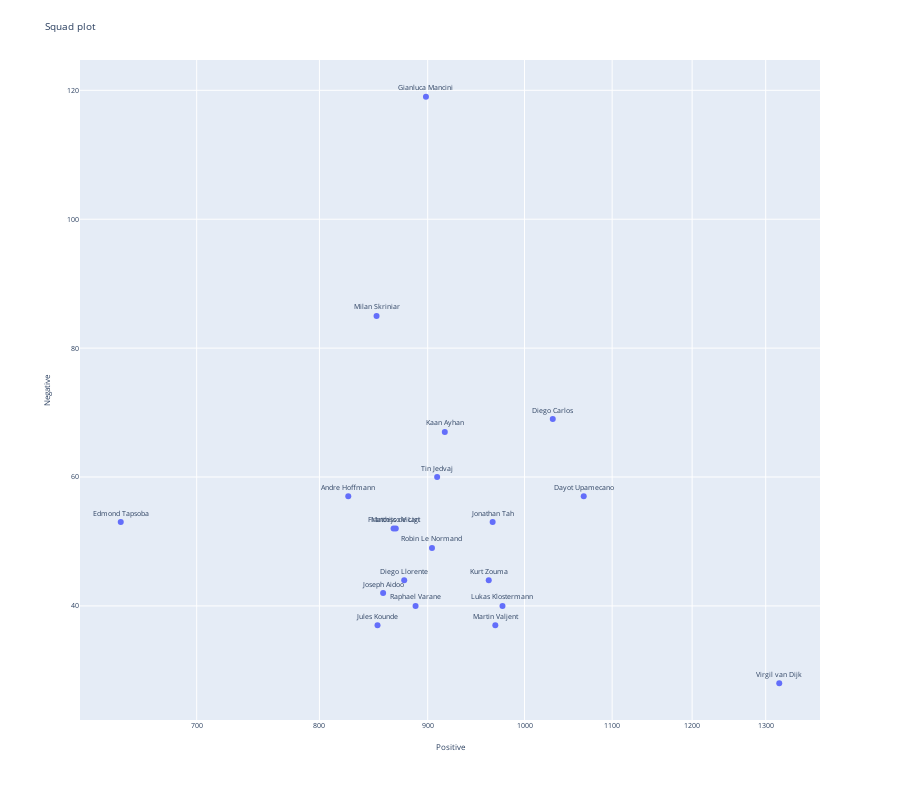

Write notebook code for a chart like this one.
### Code cell
fig = px.scatter(top, x="Positive", y="Negative", text="Player", log_x=True, size_max=60)

fig.update_traces(textposition='top center')

fig.update_layout(
    height=800,
    font=dict(size=7),
    title_text='Squad plot'
)
fig.show()

### Figure 1 — Plotly figure (JSON) as saved in the notebook; plotly's stock layout.template omitted (floating-point values rounded to 4 significant figures)
{"data": [{"hovertemplate": "Positive=%{x}<br>Negative=%{y}<br>Player=%{text}<extra></extra>", "legendgroup": "", "marker": {"color": "#636efa", "symbol": "circle"}, "mode": "markers+text", "name": "", "orientation": "v", "showlegend": false, "text": ["Virgil van Dijk", "Joseph Aidoo", "Kurt Zouma", "Kaan Ayhan", "Andre Hoffmann", "Milan Skriniar", "Matthijs de Ligt", "Edmond Tapsoba", "Jonathan Tah", "Tin Jedvaj", "Martin Valjent", "Dayot Upamecano", "Lukas Klostermann", "Raphael Varane", "Robin Le Normand", "Diego Llorente", "Gianluca Mancini", "Diego Carlos", "Jules Kounde", "Francesco Vicari"], "textposition": "top center", "type": "scatter", "x": [1319.0, 857.4, 961.8, 916.9, 825.5, 851.3, 869.3, 644.5, 965.9, 909.3, 968.7, 1066.0, 976.3, 888.2, 904.2, 877.3, 898.3, 1031.0, 852.2, 867.2], "xaxis": "x", "y": [28, 42, 44, 67, 57, 85, 52, 53, 53, 60, 37, 57, 40, 40, 49, 44, 119, 69, 37, 52], "yaxis": "y"}], "layout": {"font": {"size": 7}, "height": 800, "legend": {"tracegroupgap": 0}, "margin": {"t": 60}, "title": {"text": "Squad plot"}, "xaxis": {"anchor": "y", "domain": [0, 1], "title": {"text": "Positive"}, "type": "log"}, "yaxis": {"anchor": "x", "domain": [0, 1], "title": {"text": "Negative"}}}}
